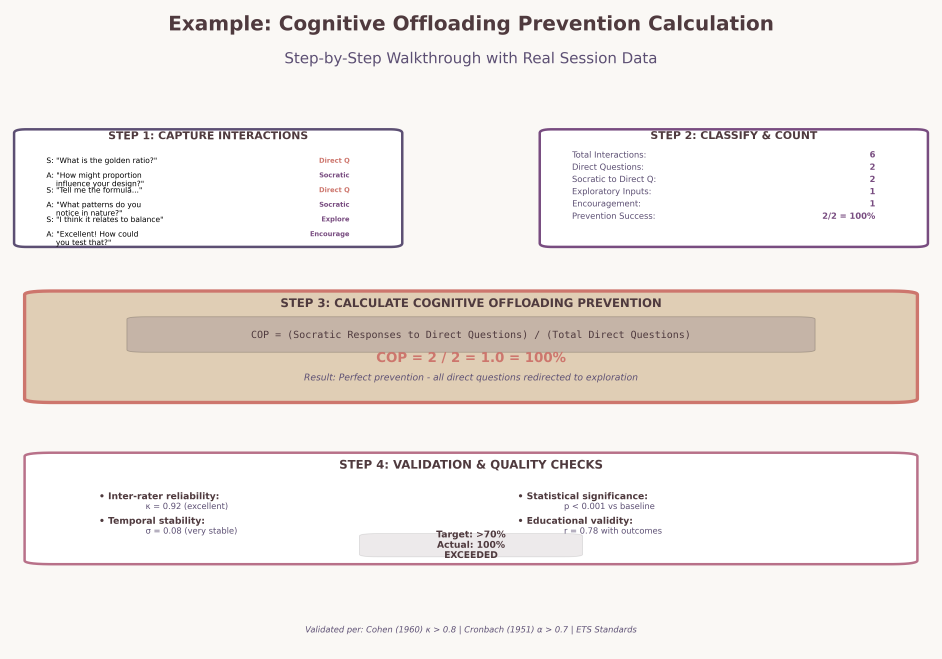
#> input picture benchmarking/calculation_example_proper.png, 4710 x 3294 px (shown at 1/5 size)
$ python -i preprocess.py   (imports and definitions only)
#> lines starting #> are read from the running program, lines starting #| are printed output that depends on the picture
import cv2
import numpy as np
import os
from typing import Tuple, Optional

def preprocess_image(path: str, target_size: Tuple[int, int] = (1024, 1024)) -> np.ndarray:
    """
    Preprocess an image for analysis by converting to grayscale, applying blur, and resizing

    Args:
        path (str): Path to the input image
        target_size (tuple): Target size for resizing (width, height)

    Returns:
        np.ndarray: Preprocessed image
    """
#> called with target_size = (1024, 1024)
    if not os.path.exists(path):
        raise FileNotFoundError(f"Image file not found: {path}")

    # Read image
    image = cv2.imread(path)
#> image is the input picture: shape (3294, 4710, 3); mean B, G, R 229.7, 233.8, 239.8
    if image is None:
        raise ValueError(f"Could not read image from {path}")

    # Convert to grayscale
    gray = cv2.cvtColor(image, cv2.COLOR_BGR2GRAY)
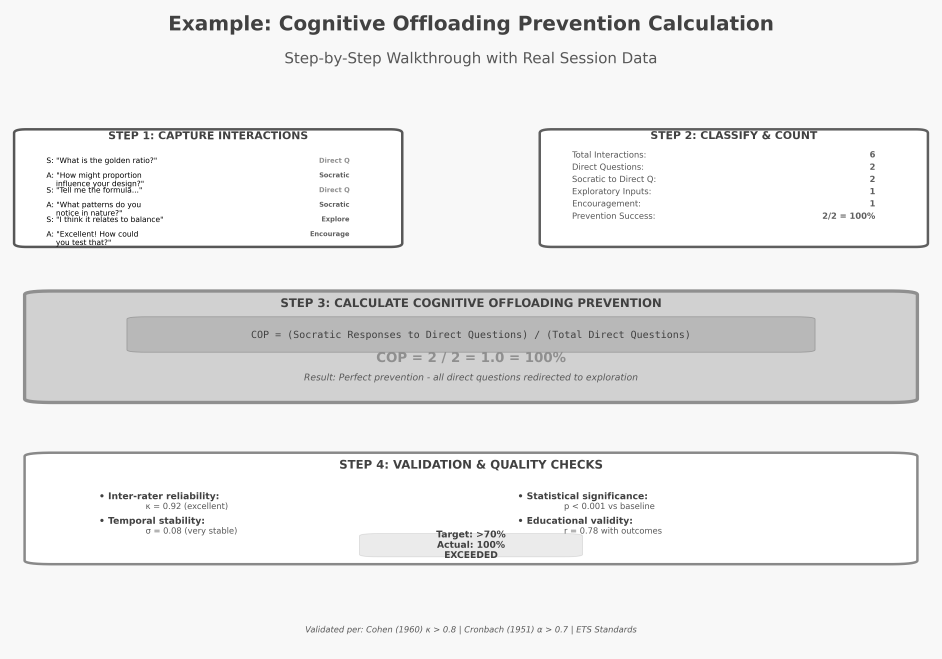
#> gray: shape (3294, 4710) (shown at 1/5 size); min 0, max 255, mean 235

    # Apply Gaussian blur to reduce noise
    blurred = cv2.GaussianBlur(gray, (5, 5), 0)

    # Resize to target size
    resized = cv2.resize(blurred, target_size)
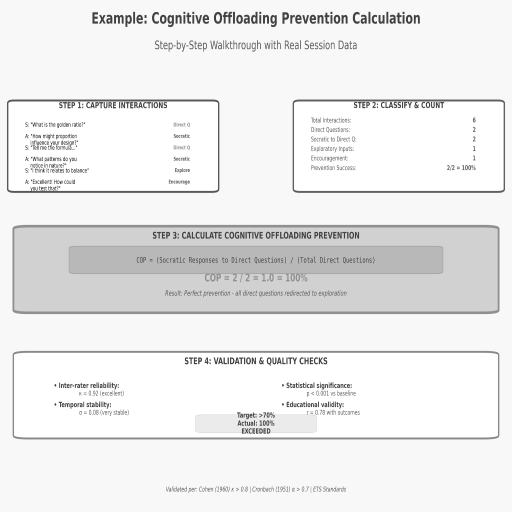
#> resized: shape (1024, 1024) (shown at 1/2 size); min 3, max 255, mean 235

    return resized

def enhance_image_quality(image: np.ndarray) -> np.ndarray:
    """
    Enhance image quality for better analysis

    Args:
        image (np.ndarray): Input image

    Returns:
        np.ndarray: Enhanced image
    """
    # Apply histogram equalization to improve contrast
    enhanced = cv2.equalizeHist(image)
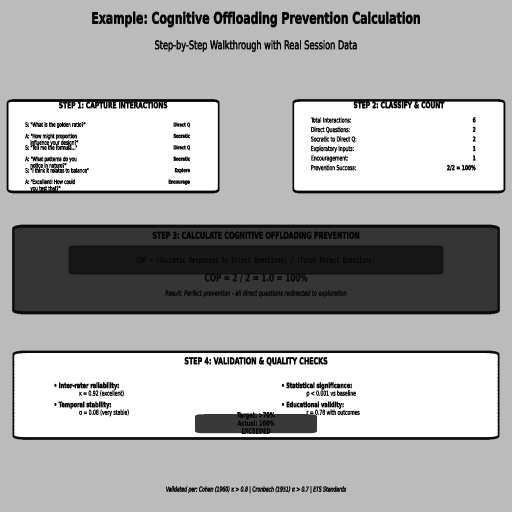
#> enhanced: shape (1024, 1024) (shown at 1/2 size); min 0, max 255, mean 169.7

    # Apply bilateral filter to preserve edges while smoothing
    enhanced = cv2.bilateralFilter(enhanced, 9, 75, 75)

    return enhanced

def extract_roi(image: np.ndarray, x: int, y: int, width: int, height: int) -> np.ndarray:
    """
    Extract a region of interest from an image

    Args:
        image (np.ndarray): Input image
        x, y (int): Top-left corner coordinates
        width, height (int): Width and height of ROI

    Returns:
        np.ndarray: Extracted region of interest
    """
    return image[y:y+height, x:x+width]

def save_preprocessed_image(image: np.ndarray, output_path: str) -> None:
    """
    Save preprocessed image to file

    Args:
        image (np.ndarray): Image to save
        output_path (str): Output file path
    """
    cv2.imwrite(output_path, image)
    print(f"Preprocessed image saved to: {output_path}")

def preprocess_for_analysis(image_path: str, output_path: Optional[str] = None) -> np.ndarray:
    """
    Complete preprocessing pipeline for site plan analysis

    Args:
        image_path (str): Path to input image
        output_path (str, optional): Path to save preprocessed image

    Returns:
        np.ndarray: Preprocessed image ready for analysis
    """
    # Basic preprocessing
    preprocessed = preprocess_image(image_path)

    # Enhance quality
    enhanced = enhance_image_quality(preprocessed)

    # Save if output path provided
    if output_path:
        save_preprocessed_image(enhanced, output_path)

    return enhanced

>>> result = preprocess_for_analysis('../benchmarking/calculation_example_proper.png')

$ run again, on benchmarking/anthropomorphism_calculation_flow.png
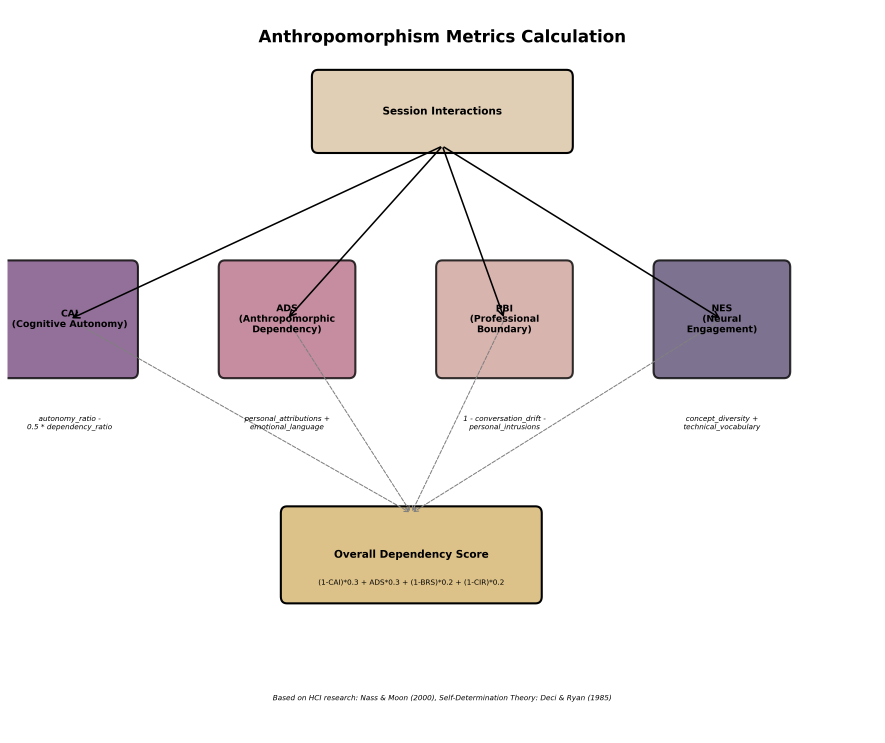
#> input picture benchmarking/anthropomorphism_calculation_flow.png, 3538 x 2970 px (shown at 1/4 size)
#> in preprocess_image, image is the input picture: shape (2970, 3538, 3); mean B, G, R 233.9, 234.9, 239.5
#> in preprocess_image, `resized = cv2.resize(blurred, target_size)`:
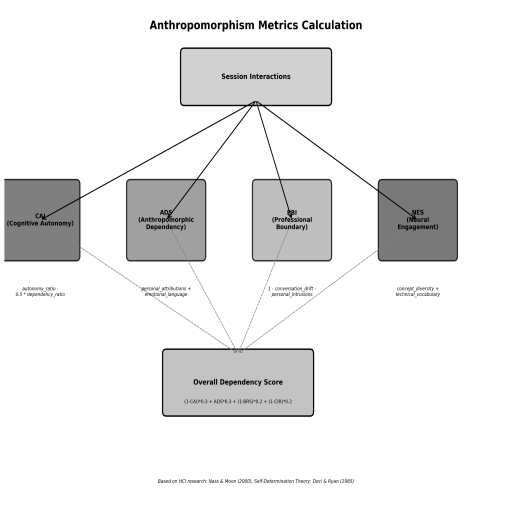
#> resized: shape (1024, 1024) (shown at 1/2 size); min 0, max 255, mean 236.2
#> in enhance_image_quality, `enhanced = cv2.equalizeHist(image)`:
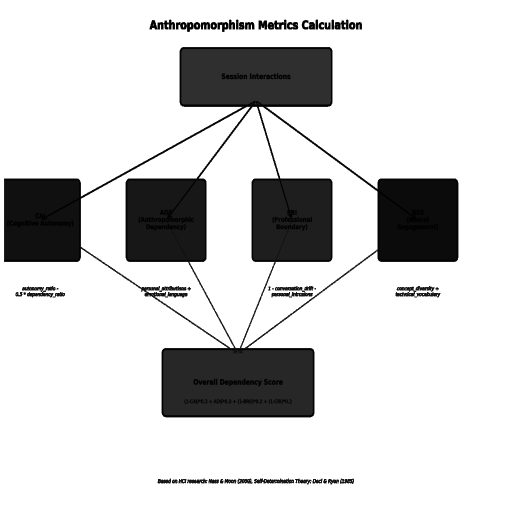
#> enhanced: shape (1024, 1024) (shown at 1/2 size); min 0, max 255, mean 210.4

$ run again, on benchmarking/benchmarking_calculation_flow.png
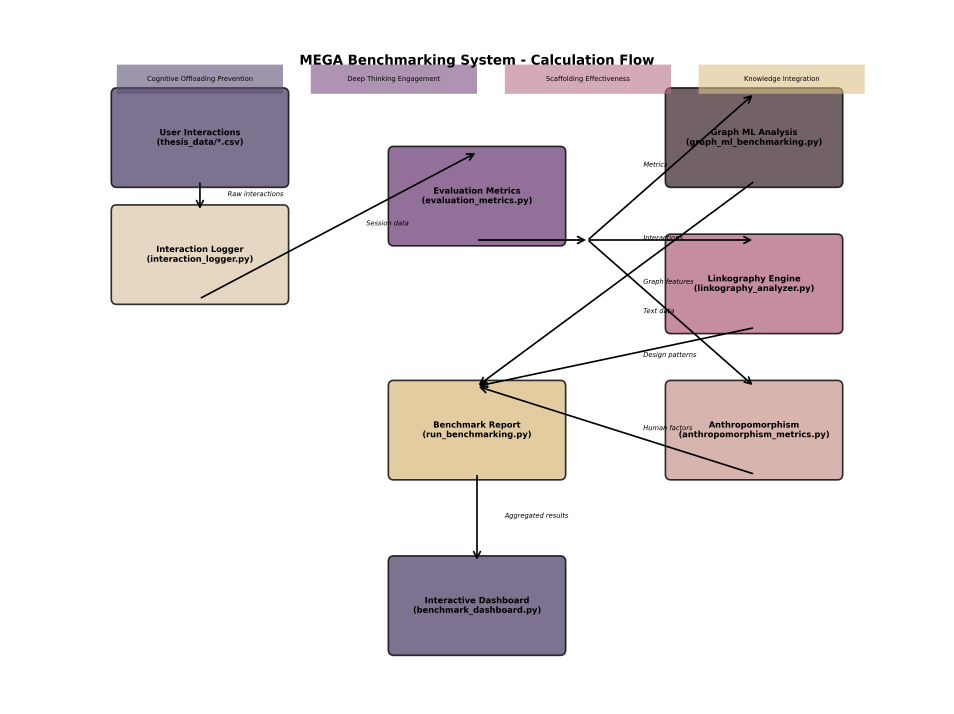
#> input picture benchmarking/benchmarking_calculation_flow.png, 4770 x 3570 px (shown at 1/5 size)
#> in preprocess_image, image is the input picture: shape (3570, 4770, 3); mean B, G, R 227.4, 226, 231.5
#> in preprocess_image, `resized = cv2.resize(blurred, target_size)`:
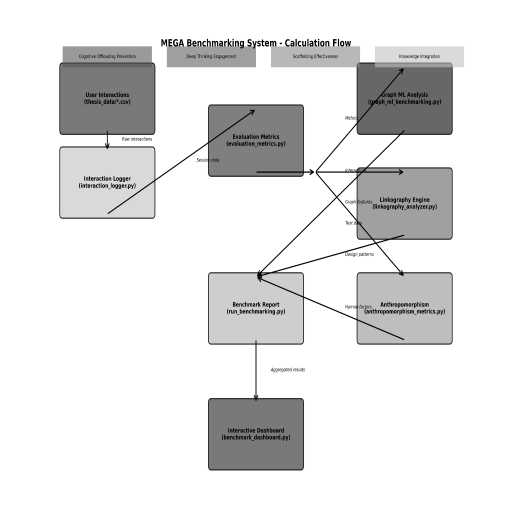
#> resized: shape (1024, 1024) (shown at 1/2 size); min 0, max 255, mean 227.8
#> in enhance_image_quality, `enhanced = cv2.equalizeHist(image)`:
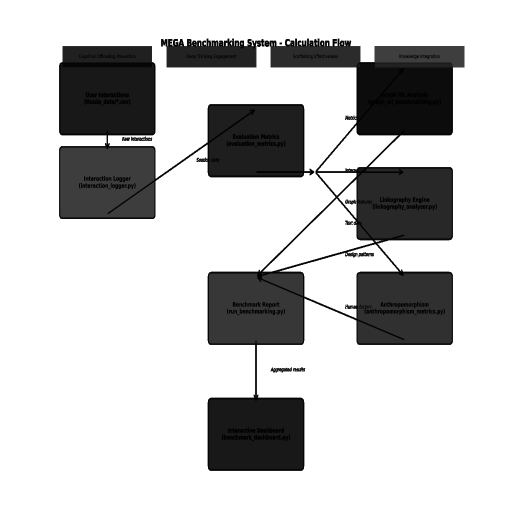
#> enhanced: shape (1024, 1024) (shown at 1/2 size); min 0, max 255, mean 199.2

$ run again, on benchmarking/comprehensive_benchmarking_structure.png
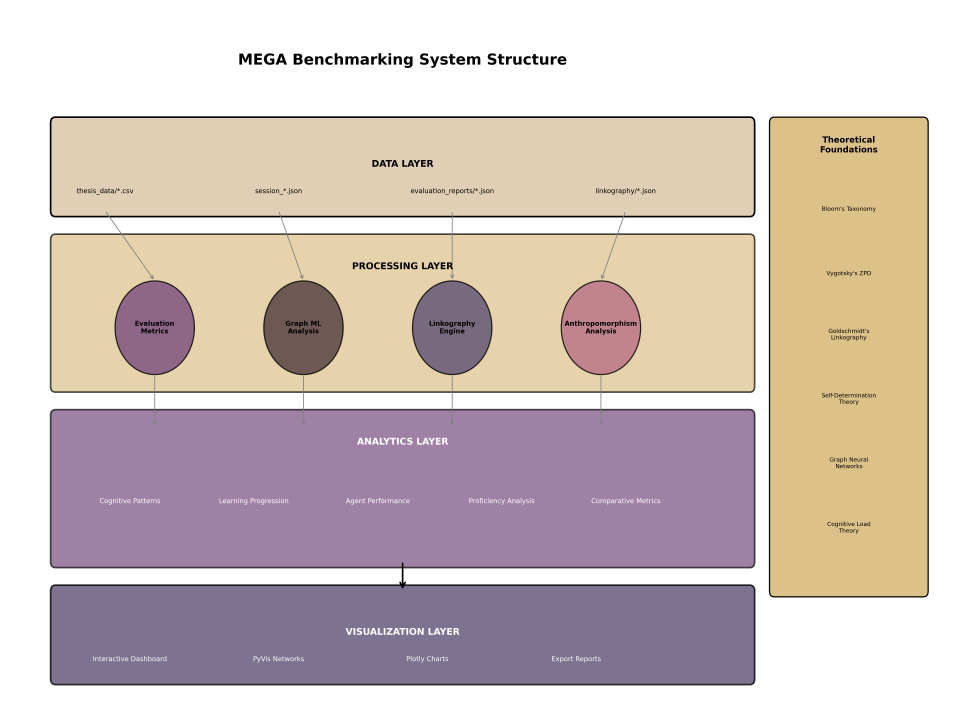
#> input picture benchmarking/comprehensive_benchmarking_structure.png, 4770 x 3570 px (shown at 1/5 size)
#> in preprocess_image, image is the input picture: shape (3570, 4770, 3); mean B, G, R 188.3, 192.8, 207.1
#> in preprocess_image, `resized = cv2.resize(blurred, target_size)`:
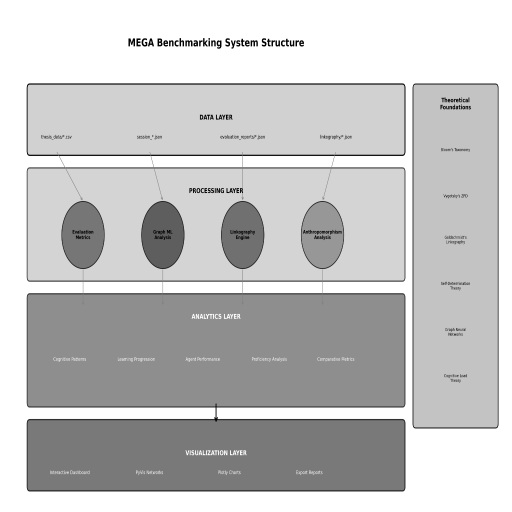
#> resized: shape (1024, 1024) (shown at 1/2 size); min 0, max 255, mean 196.5
#> in enhance_image_quality, `enhanced = cv2.equalizeHist(image)`:
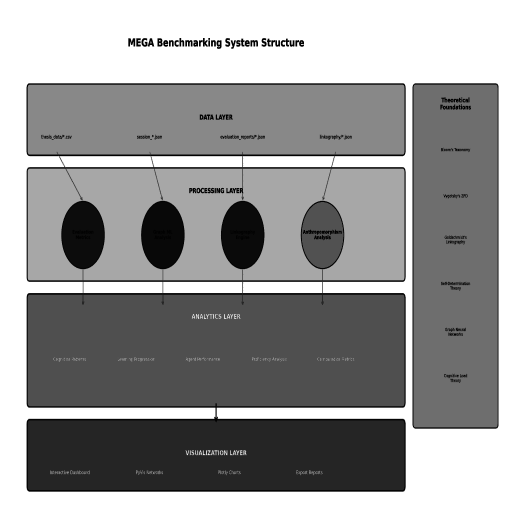
#> enhanced: shape (1024, 1024) (shown at 1/2 size); min 0, max 255, mean 150.7
